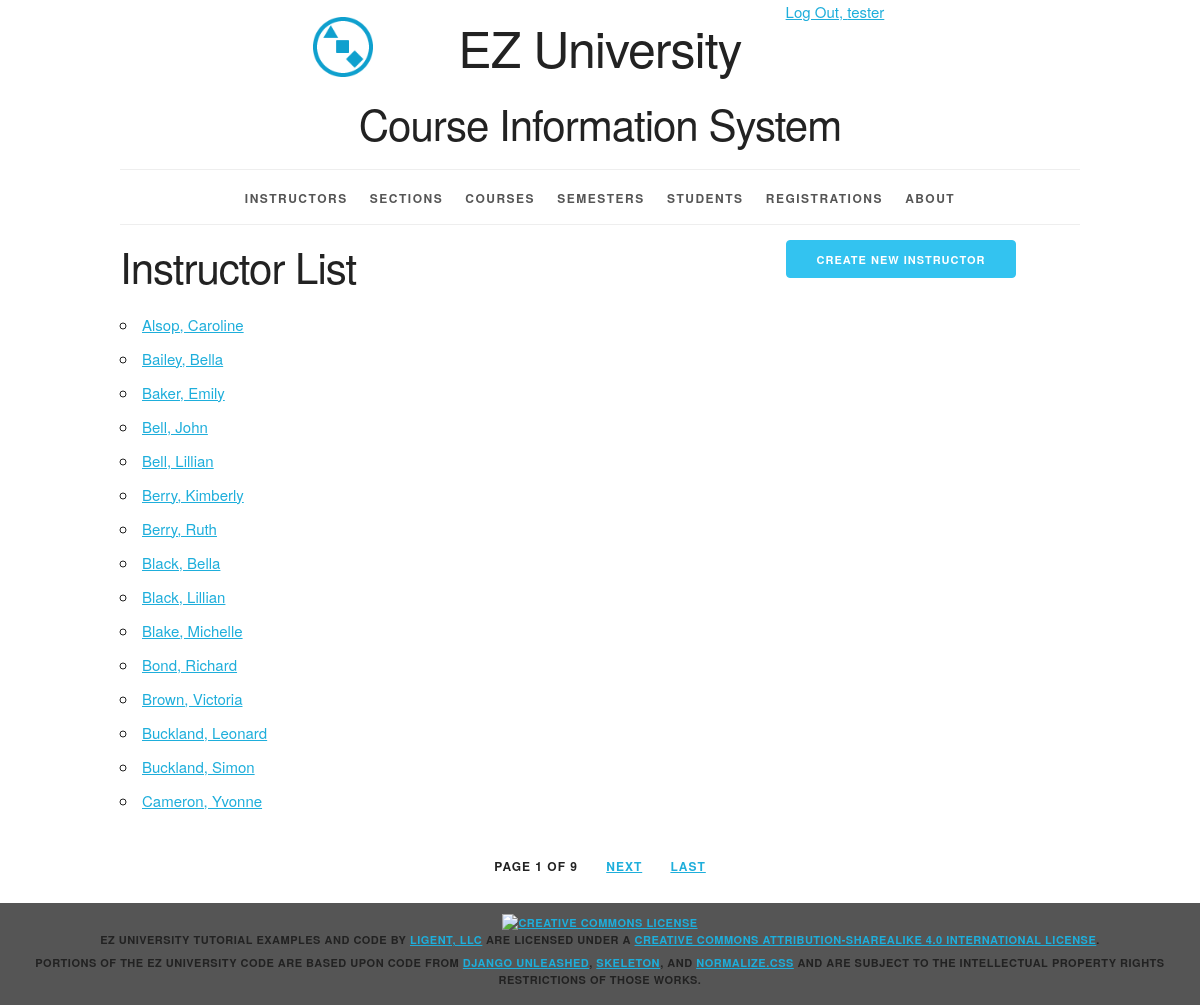
Screenshot of /instructor/ (signed in) with the database file from the repository.
### courseInfo/models.py (models this page shows, shortened)
class Instructor(models.Model):
    instructor_id = models.AutoField(primary_key=True)
    first_name = models.CharField(max_length=45)
    last_name = models.CharField(max_length=45)
    def __str__(self):
        return '%s, %s' % (self.last_name, self.first_name)
    def get_absolute_url(self):
        return reverse('courseInfo_instructor_detail_urlpattern',
                       kwargs={'pk': self.pk})
    class Meta:
        ordering = ['last_name', 'first_name']
        unique_together = (('last_name', 'first_name'),)

### courseInfo/views.py (the view)
class InstructorList(LoginRequiredMixin, PermissionRequiredMixin, PageLinksMixin, ListView):     # mixin super class
    paginate_by = 15
    model = Instructor
    permission_required = 'courseInfo.view_instructor'

### courseInfo/utils.py (called while the page is built)
    def _page_urls(self, page_number):
        return "?{pkw}={n}".format(
            pkw=self.page_kwarg,
            n=page_number)

    def first_page(self, page):
        if page.number > 1:
            return self._page_urls(1)
        return None

    def previous_page(self, page):
        if (page.has_previous()
                and page.number > 2):
            return self._page_urls(
                page.previous_page_number())
        return None

    def next_page(self, page):
        last_page = page.paginator.num_pages
        if (page.has_next()
                and page.number < last_page - 1):
            return self._page_urls(
                page.next_page_number())
        return None

    def last_page(self, page):
        last_page = page.paginator.num_pages
        if page.number < last_page:
            return self._page_urls(last_page)
        return None

    def get_context_data(self, **kwargs):
        context = super().get_context_data(
            **kwargs)
        page = context.get('page_obj')
        if page is not None:
            context.update({
                'first_page_url':
                    self.first_page(page),
                'previous_page_url':
                    self.previous_page(page),
                'next_page_url':
                    self.next_page(page),
                'last_page_url':
                    self.last_page(page),
            })
        return context

### courseInfo/templates/courseInfo/instructor_list.html (shortened to what this page needs)
{% extends 'courseInfo/base.html' %}
{% block create_button %}
    {% if perms.courseInfo.add_instructor %}
        <a
                href="{% url 'courseInfo_instructor_create_urlpattern' %}"
                class="button button-primary">
            Create New Instructor</a>
    {% endif %}
{% endblock %}
{% block org_content %}
    <h2>Instructor List</h2>
    <ul>
        {% for instructor in instructor_list %}
            <li>
                <a href="{{ instructor.get_absolute_url }}">
                    {{ instructor }}</a>
            </li>
        {% empty %}
            <li><em>There are currently no instructors available.</em></li>
        {% endfor %}
    </ul>
{% endblock %}

### courseInfo/templates/courseInfo/base.html (shortened to what this page needs)
{% load staticfiles %}
<!DOCTYPE html>
<html lang="en">
<head>
    <link rel="stylesheet" type="text/css"
          href="{% static 'courseInfo/normalize.css' %}">
    <link rel="stylesheet" type="text/css"
          href="{% static 'courseInfo/skeleton.css' %}">
    <link rel="stylesheet" type="text/css"
          href="{% static 'courseInfo/style.css' %}">
</head>
<body>
<div class="container">
    <div class="status row">
        <div class="offset-by-eight four columns">
            <ul class="inline">
                {% if user.is_authenticated %}
                    <li><a href="{% url 'logout_urlpattern' %}">
                        Log Out, {{ user.get_username }}</a></li>
                {% else %}
                    <li><a href="{% url 'login_urlpattern' %}">
                        Log In</a></li>
                {% endif %}
            </ul>
        </div>
    </div>
    <header class="row">
        <div class="offset-by-one ten columns">
            <h1 class="logo">EZ University</h1>
            <h2>Course Information System</h2>
        </div>
    </header>
    <nav>
        <ul>
            {% if perms.courseInfo.view_instructor %}
                <li>
                    <a href="{% url 'courseInfo_instructor_list_urlpattern' %}">
                        Instructors</a></li>
            {% endif %}
            {% if perms.courseInfo.view_section %}
                <li>
                    <a href="{% url 'courseInfo_section_list_urlpattern' %}">
                        Sections</a></li>
            {% endif %}
            {% if perms.courseInfo.view_course %}
                <li>
                    <a href="{% url 'courseInfo_course_list_urlpattern' %}">
                        Courses</a></li>
            {% endif %}
            {% if perms.courseInfo.view_semester %}
                <li>
                    <a href="{% url 'courseInfo_semester_list_urlpattern' %}">
                        Semesters</a></li>
            {% endif %}
            {% if perms.courseInfo.view_student %}
                <li>
                    <a href="{% url 'courseInfo_student_list_urlpattern' %}">
                        Students</a></li>
            {% endif %}
            {% if perms.courseInfo.view_registration %}
                <li>
                    <a href="{% url 'courseInfo_registration_list_urlpattern' %}">
                        Registrations</a></li>
            {% endif %}
            <li>
                <a href="{% url 'about_urlpattern' %}">
                    About</a></li>
        </ul>
    </nav>
    <main>
        {% block content %}
            <div class="row">
                <section class="eight columns">
                    {% block org_content %}{% endblock %}
                </section>
                <section class="desktop four columns">
                    {% block create_button %}{% endblock %}
                </section>
            </div>
        {% endblock %}
    </main>
    {% if is_paginated %}
        <div class="row">
            <div class="twelve columns">
                <ul class="pagination">
                    <li>
                        Page {{ page_obj.number }}
                        of {{ paginator.num_pages }}
                    </li>
                    {% if next_page_url %}
                        <li>
                            <a href="{{ next_page_url }}">
                                Next</a>
                        </li>
                    {% endif %}
                    {% if last_page_url %}
                        <li>
                            <a href="{{ last_page_url }}">
                                Last</a>
                        </li>
                    {% endif %}
                </ul>
            </div>
        </div>
    {% endif %}
</div>
<footer>
    <p>
        <a rel="license" href="http://creativecommons.org/licenses/by-sa/4.0/">
            <img alt="Creative Commons License" style="border-width:0"
                 src="https://i.creativecommons.org/l/by-sa/4.0/88x31.png"/>
        </a><br/><span property="dct:title">EZ University Tutorial Examples and Code</span>
        by
        <a href="https://www.ligent.net" property="cc:attributionName"
           rel="cc:attributionURL">Ligent, LLC</a> are licensed under a
        <a rel="license" href="http://creativecommons.org/licenses/by-sa/4.0/">Creative Commons Attribution-ShareAlike
            4.0 International License</a>.
    </p>
    <p>Portions of the EZ University code are based upon code from
        <a href="https://django-unleashed.com">Django Unleashed</a>,
        <a href="http://getskeleton.com/">Skeleton</a>, and
        <a href="https://necolas.github.io/normalize.css/">Normalize.css</a> and
        are subject to the intellectual property rights restrictions of those works.
    </p>
</footer>
</body>
</html>

### courseInfo/static/courseInfo/skeleton.css (style rules this page uses)
.container { position: relative; width: 100%; max-width: 960px; margin: 0 auto; padding: 0 20px; box-sizing: border-box; }
.column, .columns { width: 100%; float: left; box-sizing: border-box; }
@media (min-width: 400px) { .container { width: 85%; padding: 0; } }
@media (min-width: 550px) { .container { width: 80%; } }
@media (min-width: 550px) { .column, .columns { margin-left: 4%; } }
@media (min-width: 550px) { .column:first-child, .columns:first-child { margin-left: 0; } }
@media (min-width: 550px) { .four.columns { width: 30.6666666667%; } }
@media (min-width: 550px) { .eight.columns { width: 65.3333333333%; } }
@media (min-width: 550px) { .ten.columns { width: 82.6666666667%; } }
@media (min-width: 550px) { .twelve.columns { width: 100%; margin-left: 0; } }
@media (min-width: 550px) { .offset-by-one.column, .offset-by-one.columns { margin-left: 8.66666666667%; } }
@media (min-width: 550px) { .offset-by-eight.column, .offset-by-eight.columns { margin-left: 69.3333333333%; } }
html { font-size: 62.5%; }
body { font-size: 1.5em; line-height: 1.6; font-weight: 400; font-family: "Raleway", "HelveticaNeue", "Helvetica Neue", Helvetica, Arial, sans-serif; color: #222; }
h1, h2, h3, h4, h5, h6 { margin-top: 0; margin-bottom: 2rem; font-weight: 300; }
h1 { font-size: 4.0rem; line-height: 1.2; letter-spacing: -.1rem; }
h2 { font-size: 3.6rem; line-height: 1.25; letter-spacing: -.1rem; }
@media (min-width: 550px) { h1 { font-size: 5.0rem; } }
@media (min-width: 550px) { h2 { font-size: 4.2rem; } }
p { margin-top: 0; }
a { color: #1EAEDB; }
.button, button, input[type="submit"], input[type="reset"], input[type="button"] { display: inline-block; height: 38px; padding: 0 30px; color: #555; text-align: center; font-size: 11px; font-weight: 600; line-height: 38px; letter-spacing: .1rem; text-transform: uppercase; text-decoration: none; white-space: nowrap; background-color: transparent; border-radius: 4px; border: 1px solid #bbb; cursor: pointer; box-sizing: border-box; }
.button.button-primary, button.button-primary, input[type="submit"].button-primary, input[type="reset"].button-primary, input[type="button"].button-primary { color: #FFF; background-color: #33C3F0; border-color: #33C3F0; }
ul { list-style: circle inside; }
ol, ul { padding-left: 0; margin-top: 0; }
li { margin-bottom: 1rem; }
button, .button { margin-bottom: 1rem; }
pre, blockquote, dl, figure, table, p, ul, ol, form { margin-bottom: 2.5rem; }
.container:after, .row:after, .u-cf { content: ""; display: table; clear: both; }

### courseInfo/static/courseInfo/style.css (style rules this page uses)
.desktop { display: none; }
@media (min-width: 550px) { .desktop { display: block; } }
html { height: 100%; background-color: #555; }
body { background-color: white; }
body>div>header { text-align: center;; }
header h1 { display: inline-block; font-weight: normal; font-style: normal; width: 100%; margin-top: 0; padding-top: 0; }
.logo { padding-top: 50px; background-image: url("/static/courseInfo/logo.png"); background-size: 50px; background-repeat: no-repeat; background-position: top; }
@media (min-width: 750px) { .logo { padding-top: 0; background-size: contain; background-position: 0% 0%; } }
@media (min-width: 1000px) { .logo { background-position: 10% 0%; } }
@media (min-width: 1200px) { .logo { background-position: 15% 0%; } }
nav { border-top: 1px solid #eee; width: 100%; border-bottom: 1px solid #eee; margin: 0 0 1em; padding: 0; }
nav ul { margin: 0; padding: 1em 0; list-style-type: none; text-align: center; }
nav ul li { display: inline; padding: 0; margin: 0 0.25em; font-weight: 600; text-transform: uppercase; text-align: center; font-size: 1rem; letter-spacing: .10rem; }
@media (min-width: 400px) { nav ul li { letter-spacing: .15rem; font-size: 1.2rem; margin: 0 0.5em; } }
@media (min-width: 550px) { nav ul li { margin: 0 0.75em; } }
nav ul li a { color: #555; text-decoration: none; background-color: transparent; cursor: pointer; }
.inline { list-style-type: none; padding: 0; margin: 0 0 -0.5em; }
.inline li { display: inline; }
.pagination li { display: inline-block; padding: 0; margin: 0 1em; font-weight: 600; text-transform: uppercase; font-size: 1.2rem; letter-spacing: .10rem; }
.pagination { margin: 0; padding: 1em 0; list-style-type: none; text-align: center; }
body>footer { width: 100%; background-color: #555; font-size: 1.1rem; letter-spacing: .05rem; font-weight: 600; text-transform: uppercase; text-align: center; padding: 1em 0; margin: 1em 0; }
body>footer p { margin-bottom: 0.5rem; }

### rows the page displays
Instructor: last_name+first_name "Alsop, Caroline"
Instructor: last_name+first_name "Bailey, Bella"
Instructor: last_name+first_name "Baker, Emily"
Instructor: last_name+first_name "Bell, John"
Instructor: last_name+first_name "Bell, Lillian"
Instructor: last_name+first_name "Berry, Kimberly"
Instructor: last_name+first_name "Berry, Ruth"
Instructor: last_name+first_name "Black, Bella"
Instructor: last_name+first_name "Black, Lillian"
Instructor: last_name+first_name "Blake, Michelle"
Instructor: last_name+first_name "Bond, Richard"
Instructor: last_name+first_name "Brown, Victoria"
Instructor: last_name+first_name "Buckland, Leonard"
Instructor: last_name+first_name "Buckland, Simon"
Instructor: last_name+first_name "Cameron, Yvonne"

### other values shown
{{ user.get_username }} "tester"
{{ page_obj.number }} "1"
{{ paginator.num_pages }} "9"
